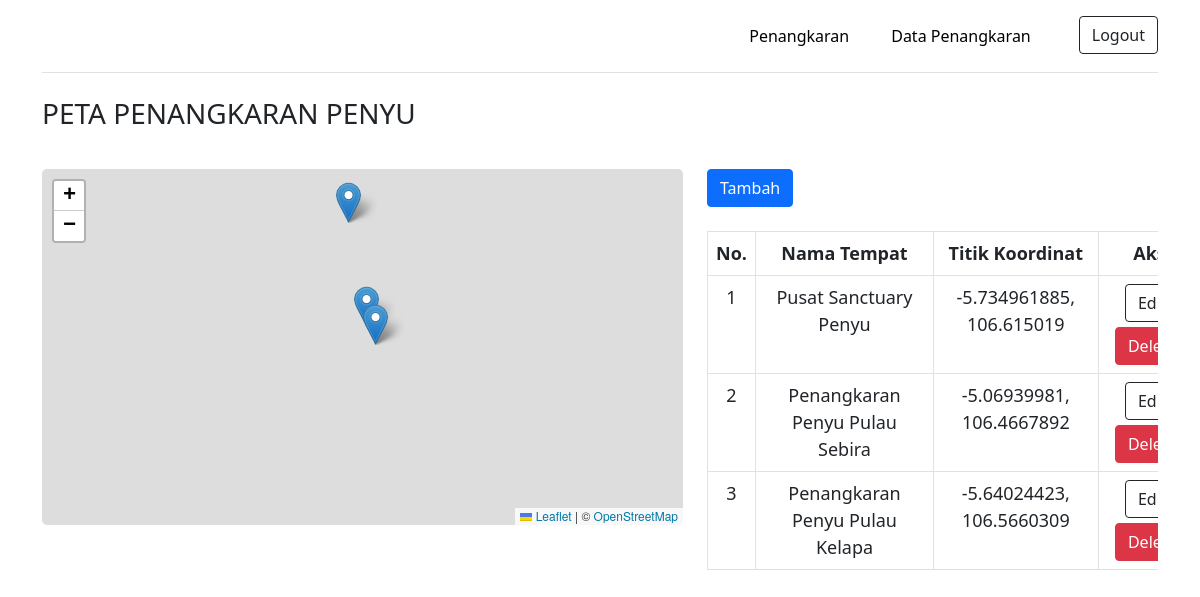
Page /penangkaran/ (signed in) on the committed database.
### penangkaran_app/models.py (models this page shows, shortened)
class Penangkaran(models.Model):
     nama_tempat      = models.CharField(max_length=75)
     grs_lintang = models.FloatField(null=True)
     grs_bujur = models.FloatField(null=True)

### penangkaran_app/views.py (the view)
# urls.py: path("penangkaran/", penangkaran),
@login_required(login_url='login')
def penangkaran(request):
      kandang = Penangkaran.objects.all()
      tempat_json = serializers.serialize('json', kandang)
      data = {
          "judul"   : "penangkaran",
          'kandang'  : kandang,
          'tempat_json' : tempat_json,
      }
      return render(request, "penangkaran.html", data)

### penangkaran_app/templates/penangkaran.html (shortened to what this page needs)
{% extends 'base.html' %}
{% load static %}
{% block content %}
<div class="container">
    <div class="row">
        <h3 style="font-family: System-ui; ">PETA PENANGKARAN PENYU</h3><br><br><br>
        <div class="col-7">
            <div id="map" style="width: 1500px; height: 450px;"></div><br>
        </div>
        <div class="col-5">
            <a href="/tambah_penangkaran/" class="btn btn-primary" role="button" style="font-family: System-ui;">Tambah</a><br><br>
            <div class="table-responsive">
            <table class="table table-bordered nomor" style="font-family: System-ui; font-size: 18px; min-width: 500px;">
              <thead>
                <tr style="text-align: center;">
                  <th>No.</th>
                  <th>Nama Tempat</th>
                  <th>Titik Koordinat</th>
                  <th>Aksi</th>
                </tr>
              </thead>
              <tbody style="text-align: center;">
                <tr>
                  {% for Penangkaran in kandang %}
                  <td></td>
                  <td>{{ Penangkaran.nama_tempat }}</td>
                  <td>{{ Penangkaran.grs_lintang }}, {{ Penangkaran.grs_bujur }}</td>
                  <td>
                    <a class="btn btn-outline-dark" href="{% url 'edit_1' Penangkaran.pk %}">Edit</a>
                    <a class="btn btn-danger"  style="margin-top: 5px;" href="#" role="button" onclick="hapusbuku('{{ Penangkaran.pk }}', '{{ Penangkaran.nama_tempat }}')">Delete</a>
                  </td>
                </tr>
                  {% endfor %}
              </tbody>
            </table>
        </div>
    </div>
</div>
</div>
{% endblock %}

### templates/base.html (style rules this page uses)
html, body { height: 75%; margin: 0; }
#map { border-radius: 5px; height: 450px; width : 750px; max-width : 100%; max-height: 75%; }
.nomor { counter-reset: serial-number; }
.nomor td:first-child:before { counter-increment: serial-number; content: counter(serial-number); }

### rows in the picture
Penangkaran: nama_tempat "Pusat Sanctuary Penyu", grs_lintang "-5.734961885", grs_bujur "106.615019"
Penangkaran: nama_tempat "Penangkaran Penyu Pulau Sebira", grs_lintang "-5.06939981", grs_bujur "106.4667892"
Penangkaran: nama_tempat "Penangkaran Penyu Pulau Kelapa", grs_lintang "-5.64024423", grs_bujur "106.5660309"
